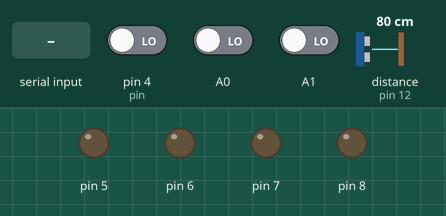
Bench run of a sketch on a simulated Arduino Uno, built with avr-gcc and run on an emulated ATmega328P. On the bench: output pins drawn as LEDs (lit = HIGH). The test bench sets the inputs (shaded band); at power-on: A0 LOW, distance to the obstacle (sensor on pin 12) 80 cm, pin 4 (pin) LOW, A1 LOW. The echo pulse lasts 58.3 µs per cm; pins used as bus, display or sensor lines are not drawn; what the sketch prints to the serial monitor is not drawn.

Above: at 1.2 s.
1.3 s: "d" received over Serial
At 2.0 s:
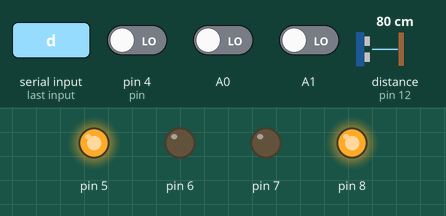
At 2.9 s:
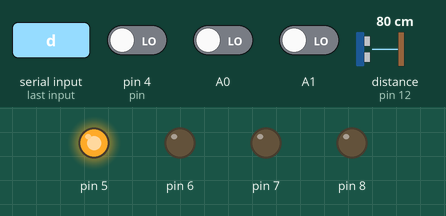
4.3 s: A0 driven HIGH
At 5.4 s:
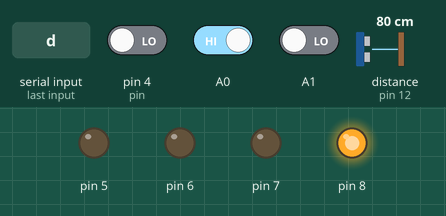
5.8 s: distance to the obstacle (sensor on pin 12) set to 13 cm
7.3 s: distance to the obstacle (sensor on pin 12) set to 9 cm
At 10.2 s:
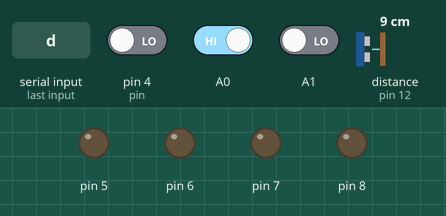
10.3 s: pin 4 (pin) driven HIGH
13.3 s: A0 driven LOW
Timing chart, 0 to 16.3 s (numbered marks = the images above; inputs shaded):
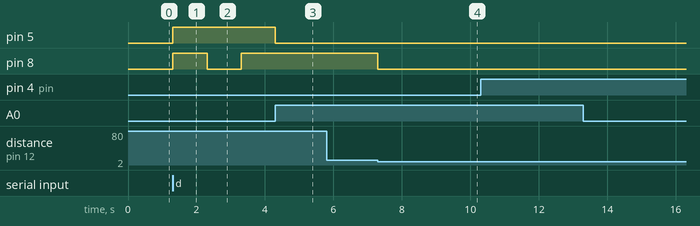

The sketch:

gantry.ino
```cpp
#define trigger_pin 13
#define echo_pin 12

double duration;
int distance;

int count = 0, l, r;
int pin = 4;
int flag = 0;

unsigned long value = 0;
unsigned long st = 0, endt;

void setup()
{
  Serial.begin(9600);

  pinMode(trigger_pin, OUTPUT);
  pinMode(echo_pin, INPUT);

  pinMode(A0, INPUT);
  pinMode(A1, INPUT);

  pinMode(5, OUTPUT);
  pinMode(6, OUTPUT);
  pinMode(7, OUTPUT);
  pinMode(8, OUTPUT);

  pinMode(pin, INPUT);

  st = millis();   // FIXED initialization
}

// -------- MOTOR FUNCTIONS --------

void forward()
{
  digitalWrite(5, HIGH);
  digitalWrite(6, LOW);
  digitalWrite(7, LOW);
  digitalWrite(8, HIGH);
}

void backward()
{
  digitalWrite(5, LOW);
  digitalWrite(6, HIGH);
  digitalWrite(7, HIGH);
  digitalWrite(8, LOW);
}

void right()
{
  digitalWrite(5, LOW);
  digitalWrite(6, LOW);
  digitalWrite(7, LOW);
  digitalWrite(8, HIGH);
}

void left()
{
  digitalWrite(5, HIGH);
  digitalWrite(6, LOW);
  digitalWrite(7, LOW);
  digitalWrite(8, LOW);
}

void stop_buggy()
{
  digitalWrite(5, LOW);
  digitalWrite(6, LOW);
  digitalWrite(7, LOW);
  digitalWrite(8, LOW);
}

// -------- MAIN LOOP --------

void loop()
{
  if ((Serial.available() && Serial.read() == 'd') || flag == 1)
  {
    flag = 1;

    // -------- ULTRASONIC --------
    digitalWrite(trigger_pin, LOW);
    delayMicroseconds(2);

    digitalWrite(trigger_pin, HIGH);
    delayMicroseconds(10);
    digitalWrite(trigger_pin, LOW);

    duration = pulseIn(echo_pin, HIGH);
    distance = duration * 0.0343 / 2;

    if (distance <= 10)
    {
      stop_buggy();
      delay(500);
    }

    // -------- GANTRY DETECTION --------
    if (digitalRead(pin) > 0)
    {
      value = pulseIn(pin, HIGH);

      Serial.print("Value = ");
      Serial.println(value);

      if (value > 1500 && value < 2000)
      {
        Serial.println("Gantry 1 crossed");
        stop_buggy();
        delay(1000);
      }

      else if (value > 2500 && value < 3000)
      {
        Serial.println("Gantry 2 crossed");
        stop_buggy();
        delay(1000);
      }

      else if (value > 500 && value < 1000)
      {
        Serial.println("Gantry 3 crossed");
        stop_buggy();
        delay(1000);
      }
    }

    // -------- LINE FOLLOWING --------
    l = digitalRead(A0);
    r = digitalRead(A1);

    if (l == 1 && r == 1)
      forward();
    else if (l == 0 && r == 1)
      left();
    else if (l == 1 && r == 0)
      right();
    else if (l == 0 && r == 0)
    {
      // -------- COUNT LOGIC --------
      endt = millis();
      if (endt - st > 1000)
      {
        count++;
        st = millis();
      }

      if (count == 1) forward();
      if (count == 2) left();
      if (count == 3) forward();
      if (count == 4) left();
      if (count == 5) forward();

      if (count > 5)
      {
        stop_buggy();
        Serial.println("Stop");
        flag = 0;
      }
    }
  }
}
```

Measured:
- the behaviour switches between 12 and 11 cm on distance to the obstacle (sensor on pin 12) (found by bisection; images 3 and 4)
- after the input at 1.3 s, pin 5: LOW → HIGH at once; pin 8: LOW → HIGH at once, → LOW 1.0 s later, → HIGH 1.0 s later
- after the input at 4.3 s, pin 5: HIGH → LOW at once; pin 8: stays HIGH (without the input it goes to LOW after 0.01 s)
- after the input at 5.8 s, every drawn part: stays the same
- after the input at 7.3 s, pin 8: HIGH → LOW at once
